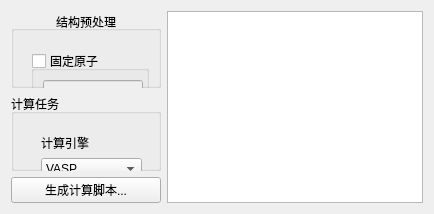
            <widget class="QWidget" name="tab_4">
             <attribute name="title">
              <string>计算任务</string>
             </attribute>
             <layout class="QHBoxLayout" name="horizontalLayout_9">
              <item>
               <layout class="QVBoxLayout" name="verticalLayout_17">
                <item>
                 <widget class="QGroupBox" name="groupBox_2">
                  <property name="title">
                   <string>结构预处理</string>
                  </property>
                  <property name="alignment">
                   <set>Qt::AlignCenter</set>
                  </property>
                  <property name="flat">
                   <bool>false</bool>
                  </property>
                  <property name="checkable">
                   <bool>false</bool>
                  </property>
                  <widget class="QWidget" name="layoutWidget">
                   <property name="geometry">
                    <rect>
                     <x>20</x>
                     <y>40</y>
                     <width>118</width>
                     <height>230</height>
                    </rect>
                   </property>
                   <layout class="QVBoxLayout" name="verticalLayout_18">
                    <item>
                     <widget class="QGroupBox" name="groupBoxHTCFreeze">
                      <property name="title">
                       <string>固定原子</string>
                      </property>
                      <property name="checkable">
                       <bool>true</bool>
                      </property>
                      <property name="checked">
                       <bool>false</bool>
                      </property>
                      <layout class="QVBoxLayout" name="verticalLayout_19">
                       <item>
                        <widget class="QLineEdit" name="lineEditHTCFreezeAtoms">
                         <property name="minimumSize">
                          <size>
                           <width>100</width>
                           <height>0</height>
                          </size>
                         </property>
                        </widget>
                       </item>
                       <item>
                        <widget class="QCheckBox" name="checkBoxHTCInvertSelection">
                         <property name="text">
                          <string>反选</string>
                         </property>
                        </widget>
                       </item>
                      </layout>
                     </widget>
                    </item>
                    <item>
                     <spacer name="verticalSpacer_8">
                      <property name="orientation">
                       <enum>Qt::Vertical</enum>
                      </property>
                      <property name="sizeHint" stdset="0">
                       <size>
                        <width>20</width>
                        <height>40</height>
                       </size>
                      </property>
                     </spacer>
                    </item>
                    <item>
                     <widget class="QGroupBox" name="groupBox_4">
                      <property name="title">
                       <string>格式转换</string>
                      </property>
                      <property name="checkable">
                       <bool>true</bool>
                      </property>
                      <layout class="QVBoxLayout" name="verticalLayout_20">
                       <item>
                        <widget class="QComboBox" name="comboBox_5">
                         <item>
                          <property name="text">
                           <string>POSCAR</string>
                          </property>
                         </item>
                         <item>
                          <property name="text">
                           <string>.cif</string>
                          </property>
                         </item>
                         <item>
                          <property name="text">
                           <string>.xyz</string>
                          </property>
                         </item>
                         <item>
                          <property name="text">
                           <string>.gjf</string>
                          </property>
                         </item>
                        </widget>
                       </item>
                      </layout>
                     </widget>
                    </item>
                   </layout>
                  </widget>
                 </widget>
                </item>
                <item>
                 <layout class="QVBoxLayout" name="verticalLayout_16">
                  <item>
                   <widget class="QGroupBox" name="groupBox">
                    <property name="title">
                     <string>计算任务</string>
                    </property>
                    <widget class="QWidget" name="layoutWidget">
                     <property name="geometry">
                      <rect>
                       <x>30</x>
                       <y>40</y>
                       <width>101</width>
                       <height>256</height>
                      </rect>
                     </property>
                     <layout class="QVBoxLayout" name="verticalLayout_14">
                      <item>
                       <widget class="QLabel" name="label_9">
                        <property name="text">
                         <string>计算引擎</string>
                        </property>
                        <property name="alignment">
                         <set>Qt::AlignBottom|Qt::AlignLeading|Qt::AlignLeft</set>
                        </property>
                       </widget>
                      </item>
                      <item>
                       <widget class="QComboBox" name="comboBox_6">
                        <item>
                         <property name="text">
                          <string>VASP</string>
                         </property>
                        </item>
                        <item>
                         <property name="text">
                          <string>SIESTA</string>
                         </property>
                        </item>
                        <item>
                         <property name="text">
                          <string>ABINIT</string>
                         </property>
                        </item>
                        <item>
                         <property name="text">
                          <string>Gaussian</string>
                         </property>
                        </item>
                        <item>
                         <property name="text">
                          <string>CP2K</string>
                         </property>
                        </item>
                        <item>
                         <property name="text">
                          <string>WIEN2K</string>
                         </property>
                        </item>
                       </widget>
                      </item>
                      <item>
                       <widget class="QLabel" name="label_11">
                        <property name="text">
                         <string>任务类型</string>
                        </property>
                        <property name="alignment">
                         <set>Qt::AlignBottom|Qt::AlignLeading|Qt::AlignLeft</set>
                        </property>
                       </widget>
                      </item>
                      <item>
                       <widget class="QComboBox" name="comboBox_4">
                        <item>
                         <property name="text">
                          <string>单点计算</string>
                         </property>
                        </item>
                        <item>
                         <property name="text">
                          <string>结构优化</string>
                         </property>
                        </item>
                        <item>
                         <property name="text">
                          <string>频率计算</string>
                         </property>
                        </item>
                       </widget>
                      </item>
                      <item>
                       <widget class="QLabel" name="label_19">
                        <property name="text">
                         <string>最大优化步数</string>
                        </property>
                       </widget>
                      </item>
                      <item>
                       <widget class="QSpinBox" name="spinBox_8">
                        <property name="enabled">
                         <bool>false</bool>
                        </property>
                        <property name="maximum">
                         <number>9999</number>
                        </property>
                        <property name="value">
                         <number>500</number>
                        </property>
                       </widget>
                      </item>
                      <item>
                       <spacer name="verticalSpacer_7">
                        <property name="orientation">
                         <enum>Qt::Vertical</enum>
                        </property>
                        <property name="sizeHint" stdset="0">
                         <size>
                          <width>20</width>
                          <height>40</height>
                         </size>
                        </property>
                       </spacer>
                      </item>
                     </layout>
                    </widget>
                   </widget>
                  </item>
                 </layout>
                </item>
                <item>
                 <widget class="QPushButton" name="btnHTCGenBatchScript">
                  <property name="minimumSize">
                   <size>
                    <width>150</width>
                    <height>0</height>
                   </size>
                  </property>
                  <property name="maximumSize">
                   <size>
                    <width>160</width>
                    <height>16777215</height>
                   </size>
                  </property>
                  <property name="toolTip">
                   <string>将计算脚本另存为文件</string>
                  </property>
                  <property name="statusTip">
                   <string extracomment="ww"/>
                  </property>
                  <property name="text">
                   <string>生成计算脚本...</string>
                  </property>
                 </widget>
                </item>
               </layout>
              </item>
              <item>
               <widget class="QPlainTextEdit" name="plainTextHTCBatchScript">
                <property name="readOnly">
                 <bool>true</bool>
                </property>
               </widget>
              </item>
             </layout>
            </widget>
